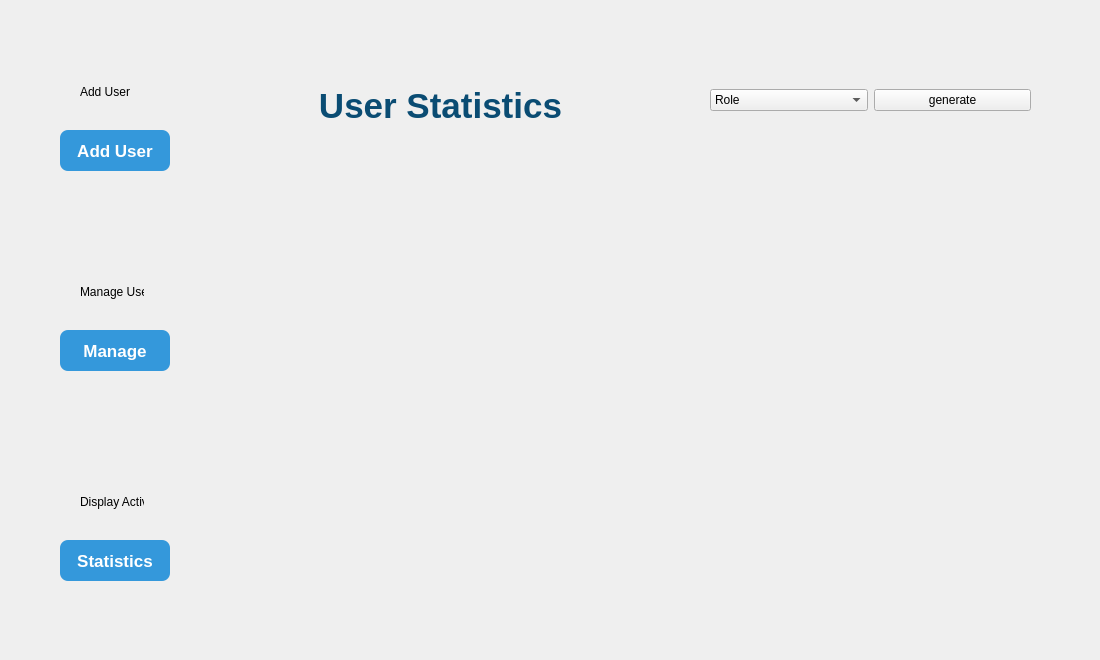
     <widget class="QWidget" name="user_page3">
      <widget class="QWidget" name="BackFrame_4" native="true">
       <property name="geometry">
        <rect>
         <x>10</x>
         <y>30</y>
         <width>211</width>
         <height>621</height>
        </rect>
       </property>
       <widget class="QLabel" name="deluser_3">
        <property name="geometry">
         <rect>
          <x>70</x>
          <y>230</y>
          <width>64</width>
          <height>64</height>
         </rect>
        </property>
        <property name="styleSheet">
         <string notr="true">ui-&gt;adduser-&gt;setFixedSize(32, 32);</string>
        </property>
        <property name="text">
         <string>Manage User</string>
        </property>
       </widget>
       <widget class="QPushButton" name="add_user_3">
        <property name="geometry">
         <rect>
          <x>50</x>
          <y>100</y>
          <width>110</width>
          <height>41</height>
         </rect>
        </property>
        <property name="styleSheet">
         <string notr="true">QPushButton {
    background-color: #3498db;
    color: white;
    font-size: 17px;
    font-weight: bold;
    border: none;
    border-radius: 8px;
    padding: 8px 16px;
}
QPushButton:hover {
    background: qlineargradient(x1:0, y1:0, x2:0, y2:1,
                                stop:0 #38bdf8, stop:1 #0ea5e9);
}

QPushButton:pressed {
    background: qlineargradient(x1:0, y1:0, x2:0, y2:1,
                                stop:0 #0369a1, stop:1 #075985);
}
</string>
        </property>
        <property name="text">
         <string>Add User</string>
        </property>
       </widget>
       <widget class="QPushButton" name="Display_3">
        <property name="geometry">
         <rect>
          <x>50</x>
          <y>510</y>
          <width>110</width>
          <height>41</height>
         </rect>
        </property>
        <property name="styleSheet">
         <string notr="true">QPushButton {
    background-color: #3498db;
    color: white;
    font-size: 17px;
    font-weight: bold;
    border: none;
    border-radius: 8px;
    padding: 8px 16px;
}
QPushButton:hover {
    background: qlineargradient(x1:0, y1:0, x2:0, y2:1,
                                stop:0 #38bdf8, stop:1 #0ea5e9);
}

QPushButton:pressed {
    background: qlineargradient(x1:0, y1:0, x2:0, y2:1,
                                stop:0 #0369a1, stop:1 #075985);
}
</string>
        </property>
        <property name="text">
         <string>Statistics</string>
        </property>
       </widget>
       <widget class="QLabel" name="dispuser_3">
        <property name="geometry">
         <rect>
          <x>70</x>
          <y>440</y>
          <width>64</width>
          <height>64</height>
         </rect>
        </property>
        <property name="styleSheet">
         <string notr="true">ui-&gt;adduser-&gt;setFixedSize(32, 32);</string>
        </property>
        <property name="text">
         <string>Display Activity </string>
        </property>
       </widget>
       <widget class="QPushButton" name="Manage_3">
        <property name="geometry">
         <rect>
          <x>50</x>
          <y>300</y>
          <width>110</width>
          <height>41</height>
         </rect>
        </property>
        <property name="styleSheet">
         <string notr="true">QPushButton {
    background-color: #3498db;
    color: white;
    font-size: 17px;
    font-weight: bold;
    border: none;
    border-radius: 8px;
    padding: 8px 16px;
}
QPushButton:hover {
    background: qlineargradient(x1:0, y1:0, x2:0, y2:1,
                                stop:0 #38bdf8, stop:1 #0ea5e9);
}

QPushButton:pressed {
    background: qlineargradient(x1:0, y1:0, x2:0, y2:1,
                                stop:0 #0369a1, stop:1 #075985);
}
</string>
        </property>
        <property name="text">
         <string>Manage</string>
        </property>
       </widget>
       <widget class="QLabel" name="adduser_3">
        <property name="geometry">
         <rect>
          <x>70</x>
          <y>30</y>
          <width>64</width>
          <height>64</height>
         </rect>
        </property>
        <property name="styleSheet">
         <string notr="true">ui-&gt;adduser-&gt;setFixedSize(32, 32);</string>
        </property>
        <property name="text">
         <string>Add User</string>
        </property>
       </widget>
      </widget>
      <widget class="QWidget" name="widget_2" native="true">
       <property name="geometry">
        <rect>
         <x>250</x>
         <y>140</y>
         <width>841</width>
         <height>501</height>
        </rect>
       </property>
       <widget class="QWidget" name="verticalLayoutWidget">
        <property name="geometry">
         <rect>
          <x>40</x>
          <y>20</y>
          <width>771</width>
          <height>441</height>
         </rect>
        </property>
        <layout class="QVBoxLayout" name="statsiticslayout"/>
       </widget>
      </widget>
      <widget class="QLabel" name="labelStatsTitle_2">
       <property name="geometry">
        <rect>
         <x>240</x>
         <y>80</y>
         <width>401</width>
         <height>51</height>
        </rect>
       </property>
       <property name="styleSheet">
        <string notr="true">
 font-family: &quot;Behove&quot;;
 font-size: 35px;
font-weight: bold;
 color: #0a4c73;
border: none;
       background: transparent;
</string>
       </property>
       <property name="text">
        <string>User Statistics</string>
       </property>
       <property name="alignment">
        <set>Qt::AlignmentFlag::AlignCenter</set>
       </property>
       <property name="wordWrap">
        <bool>false</bool>
       </property>
      </widget>
      <widget class="QWidget" name="layoutWidget_8">
       <property name="geometry">
        <rect>
         <x>710</x>
         <y>80</y>
         <width>321</width>
         <height>41</height>
        </rect>
       </property>
       <layout class="QHBoxLayout" name="horizontalLayout_6">
        <item>
         <widget class="QComboBox" name="comboBox_12">
          <item>
           <property name="text">
            <string>Role</string>
           </property>
          </item>
          <item>
           <property name="text">
            <string>Gender</string>
           </property>
          </item>
         </widget>
        </item>
        <item>
         <widget class="QPushButton" name="pushButton_8">
          <property name="text">
           <string>generate</string>
          </property>
         </widget>
        </item>
       </layout>
      </widget>
     </widget>
